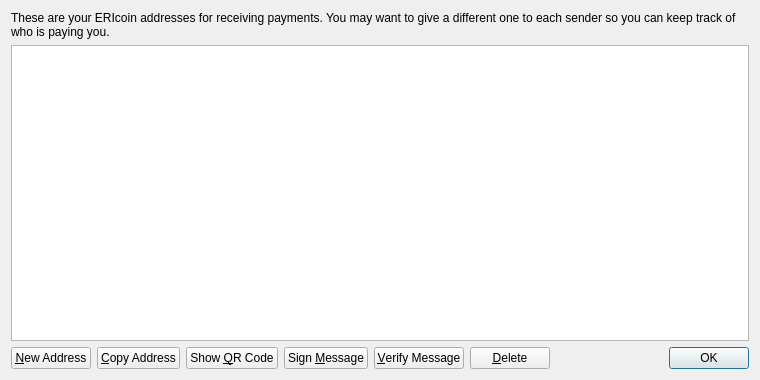
<?xml version="1.0" encoding="UTF-8"?>
<ui version="4.0">
 <class>AddressBookPage</class>
 <widget class="QWidget" name="AddressBookPage">
  <property name="geometry">
   <rect>
    <x>0</x>
    <y>0</y>
    <width>760</width>
    <height>380</height>
   </rect>
  </property>
  <property name="windowTitle">
   <string>Address Book</string>
  </property>
  <layout class="QVBoxLayout" name="verticalLayout">
   <item>
    <widget class="QLabel" name="labelExplanation">
     <property name="text">
      <string>These are your ERIcoin addresses for receiving payments. You may want to give a different one to each sender so you can keep track of who is paying you.</string>
     </property>
     <property name="textFormat">
      <enum>Qt::PlainText</enum>
     </property>
     <property name="wordWrap">
      <bool>true</bool>
     </property>
    </widget>
   </item>
   <item>
    <widget class="QTableView" name="tableView">
     <property name="contextMenuPolicy">
      <enum>Qt::CustomContextMenu</enum>
     </property>
     <property name="toolTip">
      <string>Double-click to edit address or label</string>
     </property>
     <property name="tabKeyNavigation">
      <bool>false</bool>
     </property>
     <property name="selectionMode">
      <enum>QAbstractItemView::SingleSelection</enum>
     </property>
     <property name="selectionBehavior">
      <enum>QAbstractItemView::SelectRows</enum>
     </property>
     <property name="sortingEnabled">
      <bool>true</bool>
     </property>
     <attribute name="verticalHeaderVisible">
      <bool>false</bool>
     </attribute>
    </widget>
   </item>
   <item>
    <layout class="QHBoxLayout" name="horizontalLayout">
     <item>
      <widget class="QPushButton" name="newAddressButton">
       <property name="toolTip">
        <string>Create a new address</string>
       </property>
       <property name="text">
        <string>&amp;New Address</string>
       </property>
      </widget>
     </item>
     <item>
      <widget class="QPushButton" name="copyToClipboard">
       <property name="toolTip">
        <string>Copy the currently selected address to the system clipboard</string>
       </property>
       <property name="text">
        <string>&amp;Copy Address</string>
       </property>
      </widget>
     </item>
     <item>
      <widget class="QPushButton" name="showQRCode">
       <property name="text">
        <string>Show &amp;QR Code</string>
       </property>
      </widget>
     </item>
     <item>
      <widget class="QPushButton" name="signMessage">
       <property name="toolTip">
        <string>Sign a message to prove you own a ERIcoin address</string>
       </property>
       <property name="text">
        <string>Sign &amp;Message</string>
       </property>
      </widget>
     </item>
     <item>
      <widget class="QPushButton" name="verifyMessage">
       <property name="toolTip">
        <string>Verify a message to ensure it was signed with a specified ERIcoin address</string>
       </property>
       <property name="text">
        <string>&amp;Verify Message</string>
       </property>
      </widget>
     </item>
     <item>
      <widget class="QPushButton" name="deleteButton">
       <property name="toolTip">
        <string>Delete the currently selected address from the list</string>
       </property>
       <property name="text">
        <string>&amp;Delete</string>
       </property>
      </widget>
     </item>
     <item>
      <spacer name="horizontalSpacer">
       <property name="orientation">
        <enum>Qt::Horizontal</enum>
       </property>
       <property name="sizeHint" stdset="0">
        <size>
         <width>40</width>
         <height>20</height>
        </size>
       </property>
      </spacer>
     </item>
     <item>
      <widget class="QDialogButtonBox" name="buttonBox">
       <property name="sizePolicy">
        <sizepolicy hsizetype="Maximum" vsizetype="Fixed">
         <horstretch>0</horstretch>
         <verstretch>0</verstretch>
        </sizepolicy>
       </property>
       <property name="standardButtons">
        <set>QDialogButtonBox::Ok</set>
       </property>
      </widget>
     </item>
    </layout>
   </item>
  </layout>
 </widget>
 <resources>
  <include location="../bitcoin.qrc"/>
 </resources>
 <connections/>
</ui>
